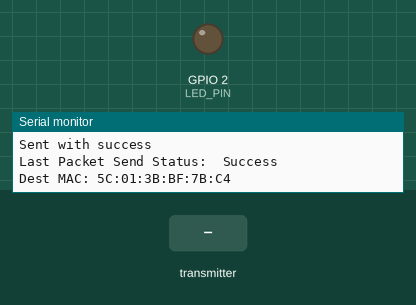
This sketch was run on a simulated ESP32. On the bench: output pins drawn as LEDs (lit = HIGH), the last lines printed to the serial monitor. Dashed ring = blinking. The inputs (shaded band) are chosen by the test bench. Random numbers use the default seed unless the sketch sets one.

Above: at 1.3 s.
1.4 s: the transmitter starts sending temperature = 0
At 1.9 s:
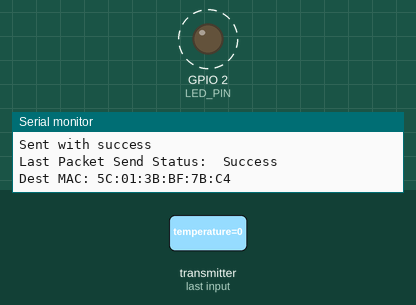
Timing chart, 0 to 8.9 s (numbered marks = the images above; inputs shaded):
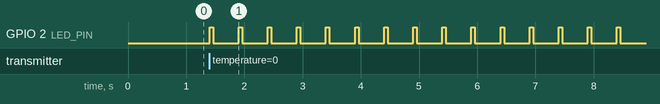

Measured:
- after the input at 1.4 s, GPIO 2 (LED_PIN): alternates HIGH for 0.06 s and LOW for 0.44 s, starting at once

The sketch:

sender.ino
```cpp
/*
sender.ino

Implementation of the sender half. Randomly generates "data" of temperature
and humidity every few seconds. The, sends off to known MAC address from
receiverMAC[]. Random delay included to avoid collision.

Requires MAC address of board to send to.
*/

#include <WiFi.h>
#include <esp_now.h>

//b1: receiverMAC to b2 MAC
//b2: receiverMAC to b1 MAC
//uint8_t is fixed-width unsigned integer for 8-bit value
uint8_t receiverMAC[] = {0x5C, 0x01, 0x3B, 0xBF, 0x7B, 0xC4};

//struct matching between sender and receiver
typedef struct struct_message {
  float temperature;
  float humidity;
  int id;
} struct_message;
struct_message myData;
struct_message incomingData;

const int LED_PIN = 2;
//printing MAC in string and hex
void printMac() {
  //string
  String macStr = WiFi.macAddress();
  Serial.print("Local MAC: ");
  Serial.println(macStr);
  //hex
  Serial.print("Local MAC: ");
  for (int i = 0; i < 6; ++i) {
    uint8_t b = (uint8_t) strtoul(macStr.substring(i*3, i*3 + 2).c_str(), NULL, 16);
    Serial.printf("0x%02X", b);
    if (i < 5) Serial.print(", ");
  }
  Serial.println();
}

//callback send
//esp_now_send_status_t is just the status type for displaying success
void OnDataSent(const wifi_tx_info_t *info, esp_now_send_status_t status) {
  Serial.print("\r\nLast Packet Send Status:\t");
  Serial.println(status == ESP_NOW_SEND_SUCCESS ? "Success" : "Fail");
  Serial.print("Dest MAC: ");
  for (int i = 0; i < 6; ++i) {
    Serial.printf("%02X", receiverMAC[i]);
    if (i < 5) Serial.print(":");
  }
  Serial.println();
}

//callback recieve
void OnDataRecv(const esp_now_recv_info_t *recv_info, const uint8_t *data, int len) {
  //memcpy(&incomingData, incomingData, sizeof(incomingData)); //copy number of bytes from source memory location
  if (len != sizeof(incomingData)) {
    Serial.print("Unexpected data length: ");
    Serial.println(len);
    return;
  }
  //copying incoming bytes to incomingData struct
  memcpy(&incomingData, data, sizeof(incomingData));

  Serial.print("Received from MAC: ");
  //peer MAC
  for (int i = 0; i < 6; i++) {
    Serial.printf("%02X", recv_info->src_addr[i]); //MAC bytes concatenated
    if (i < 5) Serial.print(":");
  }
  Serial.println();
  Serial.print("Temperature: ");
  Serial.println(incomingData.temperature);
  Serial.print("Humidity: ");
  Serial.println(incomingData.humidity);

  //LED indicator
  digitalWrite(LED_PIN, HIGH);
  delay(60);
  digitalWrite(LED_PIN, LOW);
}

void setup() {
  pinMode(LED_PIN, OUTPUT);
  digitalWrite(LED_PIN, LOW);

  Serial.begin(115200);
  delay(150);

  WiFi.mode(WIFI_STA); //wifi station
  WiFi.setSleep(false); //disabling sleep

  //ESP-NOW init
  if (esp_now_init() != ESP_OK) {
    Serial.println("Error initiating ESP-NOW");
    return;
  }

  esp_now_register_send_cb(OnDataSent); //sent callback
  esp_now_register_recv_cb(OnDataRecv); //recieve callback

  //peer
  esp_now_peer_info_t peerInfo; //struct for peer-to-peer
  memset(&peerInfo, 0, sizeof(peerInfo));
  memcpy(peerInfo.peer_addr, receiverMAC, 6);
  peerInfo.channel = 0; //0 for current wifi channel
  peerInfo.encrypt = false; //no need for encryptionm
  peerInfo.ifidx = WIFI_IF_STA; //STA interface

  if (esp_now_add_peer(&peerInfo) == ESP_OK) {
    Serial.print("Peer added OK: ");
    for (int i = 0; i < 6; ++i) {
      Serial.printf("%02X", receiverMAC[i]);
      if (i < 5) Serial.print(":");
    }
    Serial.println();
  } else {
    Serial.println("Peer add FAILED (will use broadcast).");
    uint8_t bcast[6] = {0xFF,0xFF,0xFF,0xFF,0xFF,0xFF};\
    memcpy(receiverMAC, bcast, 6);
  }
  Serial.println("Setup complete. Sending every ~2s with small jitter.");
}

void loop() {
  //sim sensor data
  myData.temperature = 25.5 + random(-10, 10) / 10.0;
  myData.humidity = 60.0 + random(-50, 50) / 10.0;
  myData.id = 1; //identifier for board

  //sent via ESP-NOW
  //esp_err_t is 32-bit signed int for error codes
  esp_err_t result = esp_now_send(receiverMAC, (uint8_t *) &myData, sizeof(myData));
  if (result == ESP_OK) {
    Serial.println("Sent with success");
  } else {
    Serial.println("esp_now_send returned: ");
    Serial.println(result);
  }

  delay(1500 + random(0, 500)); //1.5 seconds + random to reduce collisions
}
```
